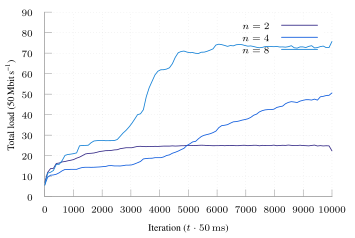

This chart was generated by the following gnuplot code:
set terminal tikz standalone color size 9cm,6cm font '\scriptsize' preamble '\usepackage{microtype} \usepackage{times} \usepackage[T1]{fontenc} \usepackage[binary-units]{siunitx}\sisetup{detect-all}'
set output "soln-cap-load-binary.tex"

load "parula.pal"

set style line 102 lc rgb '#a0a0a0' lt 1 lw 1
set border ls 102
set colorbox border 102
set key textcolor rgb "black"
set tics textcolor rgb "black"
set label textcolor rgb "black"

set border 3
set grid x y
set xtics nomirror
set ytics nomirror

#set key autotitle columnhead
set datafile separator ","

set xlabel "Iteration ($t \\cdot{} \\SI{50}{\\milli\\second}$)"
set ylabel "Total load (\\SI{50}{\\mega\\bit\\per\\second})"

plot '../results/soln-cap-2-avg.csv' u 1:4 w lines smooth sbezier title "$n=2$", \
     '../results/soln-cap-4-avg.csv' u 1:4 w lines smooth sbezier title "$n=4$", \
     '../results/soln-cap-8-avg.csv' u 1:4 w lines smooth sbezier title "$n=8$"#, \
     #'../results/soln-cap-16-avg.csv' u 1:4 w lines smooth sbezier title "$n=16$"
